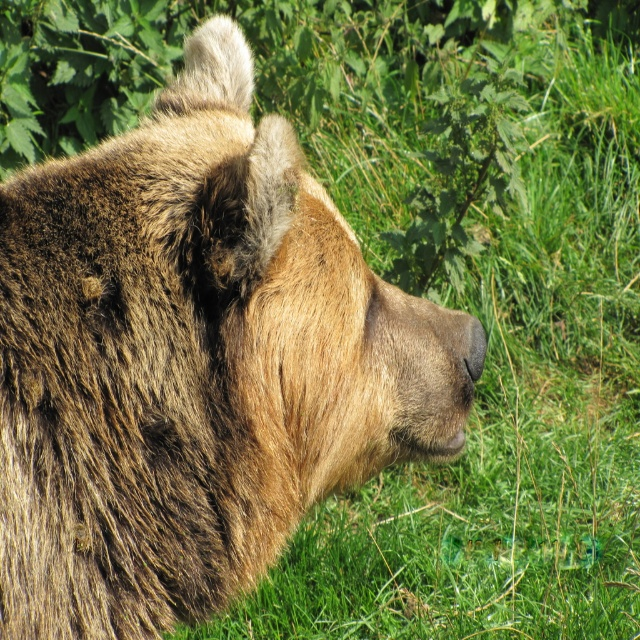
#> input picture dataset/train/images/Brown bear_1faf27fd9940a1c1.jpg, 640 x 640 px; its folder holds only this picture in this run
$ jupyter execute --allow-errors DatasetProcessing.ipynb   (shell and % lines are left out)
#> lines starting #> are read from the running program, lines starting #| are printed output that depends on the picture
Run this notebook to convert the Animals dataset to YOLO format. [Original code](https://www.kaggle.com/code/yourwanghao/learn-yolov5-on-animal-datasets/notebook).

[cell 1]

import numpy as np
import pandas as pd
import glob
from tqdm import tqdm
import os
import cv2
import matplotlib.pyplot as plt

[cell 2]
import opendatasets as od
import pandas

od.download("https://www.kaggle.com/datasets/antoreepjana/animals-detection-images-dataset/")
#> (this line was passed over: opendatasets is not available in this run)

[cell 3]
data_dir= "/Users/dialvare/Desktop/animals-detection-images-dataset"
train_dir = os.path.join(data_dir, "train")
test_dir = os.path.join(data_dir, "test")

all_train_subdir=glob.glob(train_dir+"/*")
all_test_subdir=glob.glob(test_dir+"/*")

train_classes=[os.path.basename(pp) for pp in all_train_subdir]
test_classes=[os.path.basename(pp) for pp in all_test_subdir]

print("There is %d classes in train dataset, and %d classes in test dataset"%(len(train_classes), len(test_classes)))

[cell 4]
print(train_classes)

[cell 5]
train_image_counts={os.path.basename(pp):[len(glob.glob(os.path.join(pp, "*.jpg")))] for pp in all_train_subdir}
test_image_counts={os.path.basename(pp):[len(glob.glob(os.path.join(pp, "*.jpg")))] for pp in all_test_subdir}
train_data_df = pd.DataFrame(train_image_counts, index=["train"]).transpose()
test_data_df = pd.DataFrame(test_image_counts, index=["test"]).transpose()
all_data_df=train_data_df.copy()
all_data_df["test"]=test_data_df
display(all_data_df)

[cell 6]
all_data_df=all_data_df.sort_values(by=["train","test"], ascending=False)
all_data_df.plot(kind="bar", legend=True, figsize=(20,5), title="Image Counts in Each Class");
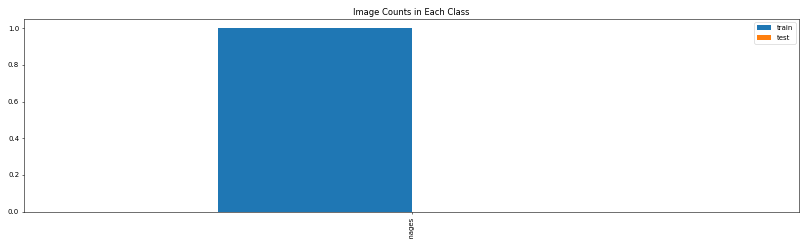
#> figure drawn by matplotlib, 1 panel

[cell 7]
def draw_image(image_file, label_file, class_names):
    class_name = os.path.basename(os.path.dirname(image_file))
    image = cv2.imread(image_file)

    with open(label_file) as fobj:
        while True:
            item = fobj.readline()
            if item is None or len(item)<=0:
                break

            item = item[len(class_name):]
            item = item.split()
            xmin = float(item[0])
            ymin = float(item[1])
            xmax = float(item[2])
            ymax = float(item[3])

            image = cv2.rectangle(image, (int(xmin), int(ymin)), (int(xmax), int(ymax)), (0,0,255), 3)
            image = cv2.putText(image, class_name, (int(xmin), int(ymin-5)), cv2.FONT_HERSHEY_SIMPLEX, 1.1, (0, 0, 255), 3)

    return image

#> (the rest of this cell did not finish here and is left out)

[cell 8]
yolo_train_dir = "yolo/train"
yolo_test_dir = "yolo/test"

for dd in [yolo_train_dir, yolo_test_dir]:
    for ss in ["images", "labels"]:
        print(os.path.join(dd, ss))
        os.makedirs(os.path.join(dd, ss), exist_ok=True)

[cell 9]
for subdir_id in tqdm(range(len(all_train_subdir))):
    subdir = all_train_subdir[subdir_id]

[cell 10]
def process_dataset(subdirs, dst_dir, class_names, size=(640,640), link=False):
#> called with dst_dir = 'yolo/train', size = (640, 640), link = False
    for subdir_id in tqdm(range(len(subdirs))):
        subdir = subdirs[subdir_id]
        prefix=os.path.basename(subdir)
        for image_file in glob.glob(os.path.join(subdir, "*.jpg")):
            image_file_basename=os.path.basename(image_file)
            label_file = os.path.join(subdir, "Label", image_file_basename).replace(".jpg", ".txt")
            dst_image_file = os.path.join(dst_dir, "images/%s_%s"%(prefix,image_file_basename))
            dst_label_file = os.path.join(dst_dir, "labels/%s_%s"%(prefix,image_file_basename.replace(".jpg", ".txt")))
            if os.path.exists(dst_label_file):
                continue

            image = cv2.imread(image_file)
#> image is the input picture: shape (640, 640, 3); mean B, G, R 66.3, 118.1, 114.4
            height, width = image.shape[0:2]
#> height = 640; width = 640
            with open(label_file) as fobj:
                with open(dst_label_file, "w") as wobj:
                    while True:
                        item = fobj.readline()
                        if item is None or len(item)==0:
                            break
                        class_name = prefix
                        item=item[len(class_name):]
                        item = item.split()
                        xmin = float(item[0])
                        ymin = float(item[1])
                        xmax = float(item[2])
                        ymax = float(item[3])

                        cx   = (xmin + xmax)/2.0/width
                        cy   = (ymin + ymax)/2.0/height
                        bw   = (xmax - xmin)/width
                        bh   = (ymax - ymin)/height
                        class_id = class_names.index(class_name)
                        output_line = "%d %f %f %f %f\n"%(class_id, cx, cy, bw, bh)
                        wobj.write(output_line)

            if link==True:
                os.symlink(image_file, dst_image_file)
            else:
                image = cv2.resize(image, size)
                cv2.imwrite(dst_image_file, image)

#> (the rest of this cell did not finish here and is left out)

[cell 11]
for subdir_id in tqdm(range(len(all_test_subdir))):
    subdir = all_test_subdir[subdir_id]
